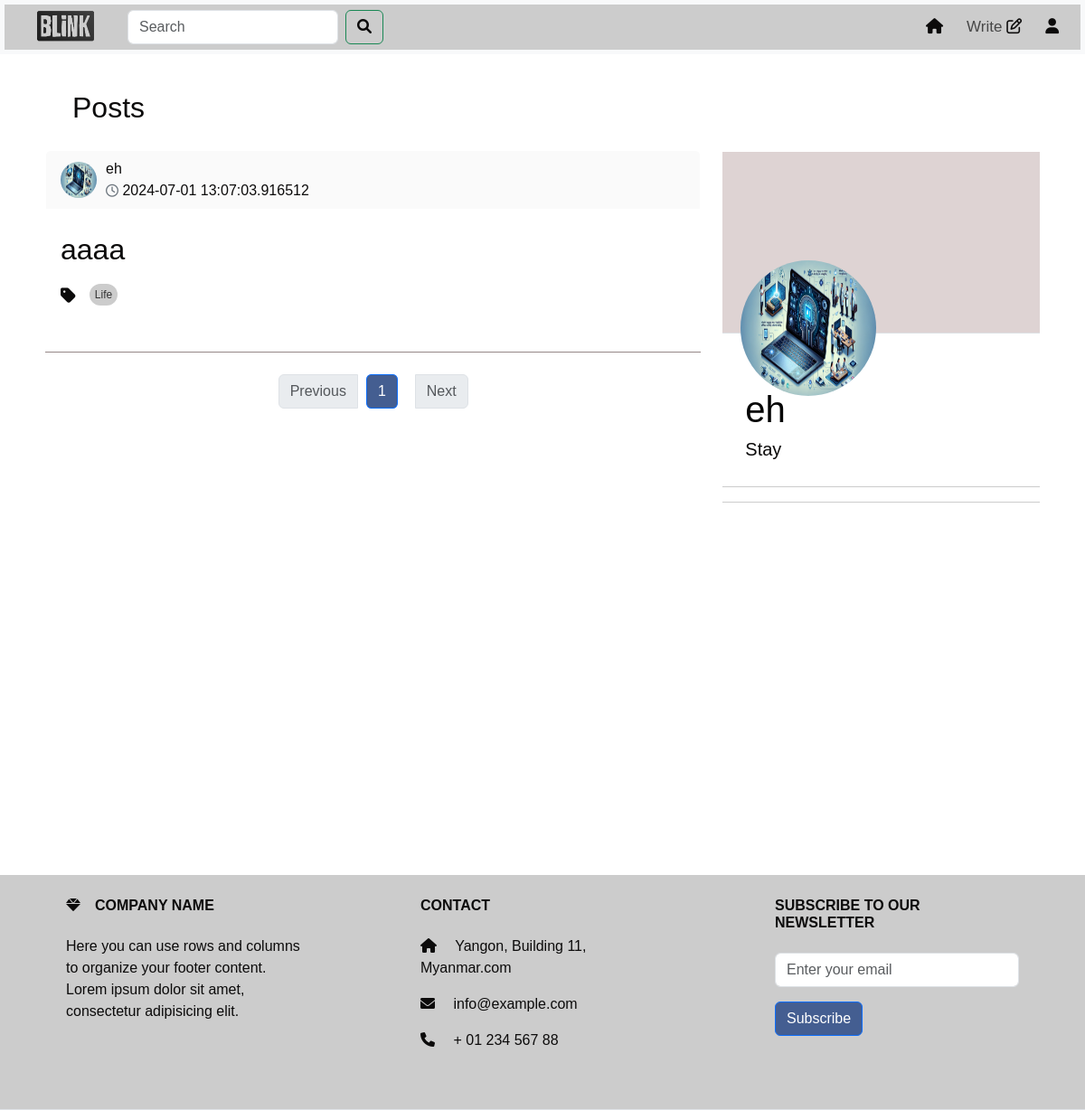
The page /profile/user_?3 (signed in) on the database as committed earlier.
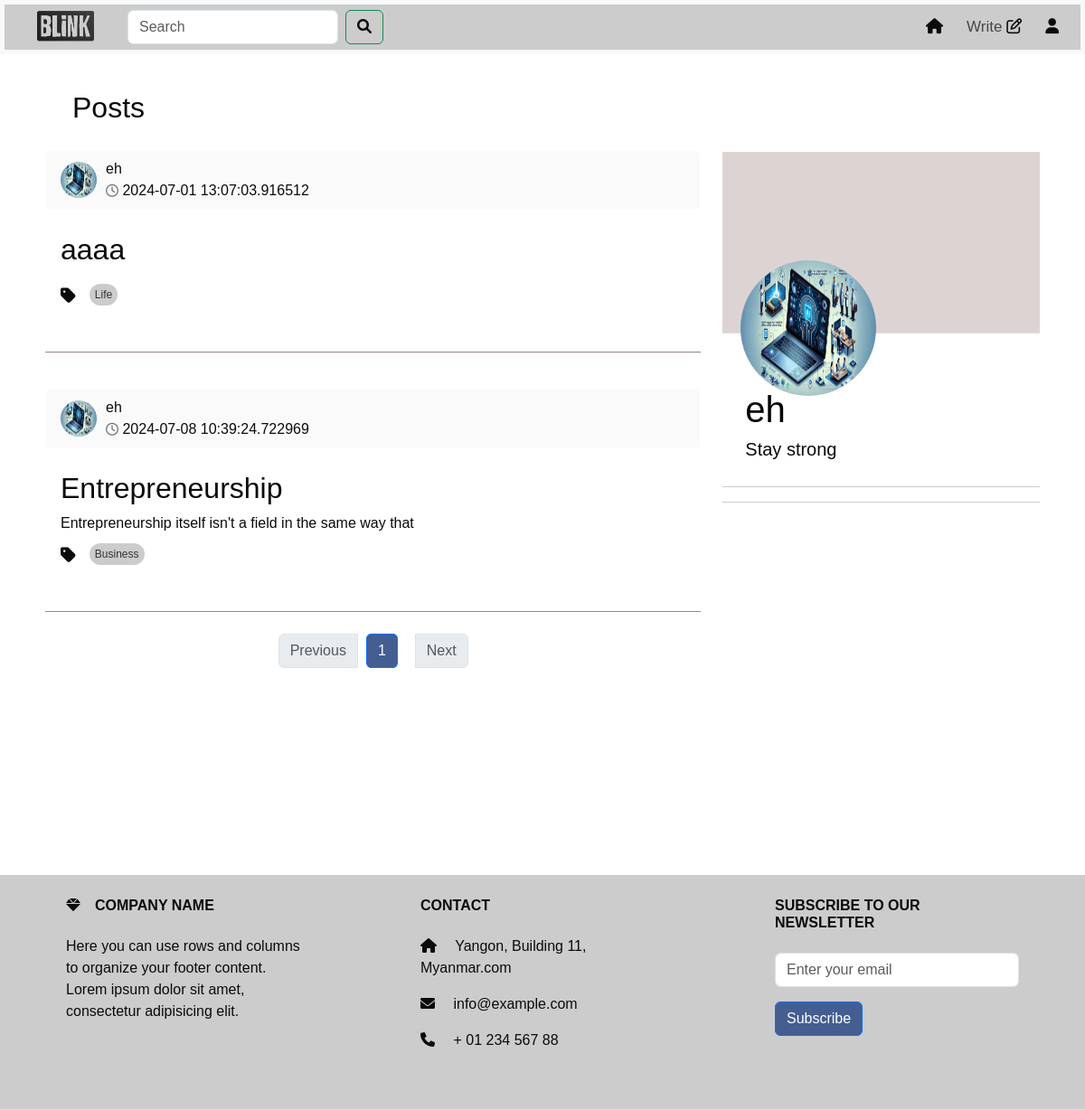
The same page on the database as committed later.
### models.py (models this page shows, shortened)
class Post(db.Model):
    id = db.Column(db.Integer, primary_key=True)
    title = db.Column(db.Text())
    content = db.Column(db.Text())
    tag = db.Column(db.Text(), nullable=False)
    user_id = db.Column(db.Integer, db.ForeignKey('user.id'), nullable=False)
    created_date = db.Column(db.DateTime,default=datetime.datetime.now)
    likes = db.Column(db.Integer, default=0)
    meta = db.Column(db.Text, nullable=True)
    comments = db.relationship('Comment', backref='post',cascade="all, delete", lazy=True)

class User(UserMixin,db.Model):
    id = db.Column(db.Integer, primary_key=True)
    username = db.Column(db.String(50), unique=True)
    email =db.Column(db.String(50), unique=True)
    password = db.Column(db.String(100))
    bio = db.Column(db.String(50))
    profile_picture = db.Column(db.String(250))
    posts = db.relationship('Post', backref='author', lazy=True)
    comments = db.relationship('Comment', backref='author', lazy=True)

### route.py (the view)
@app.route('/profile/user_?<int:user_id>', methods=['GET', 'POST'])
@login_required
def profile(user_id,limit=2):
    page = request.args.get('page', 1, type=int)
    per_page = 5  # Number of posts per page
    post = get_posts(page, per_page)
    user = User.query.get_or_404(user_id)
    user_posts = Post.query.filter_by(user_id=user_id).paginate(page=page, per_page=per_page)
    picture_url=get_profile_profile(user_id)
    unique_tags = list(set(tag for tag, in Post.query.with_entities(Post.tag).distinct()))
    popular_posts = Post.query.order_by(Post.likes.desc()).limit(limit).all()
    forms=SearchForm()
    query = forms.search.data
    if forms.validate_on_submit():
         search_results = Post.query.filter(Post.title.ilike(f'%{query}%')).all()
         return render_template('search_results.html' ,post=post, search_results =search_results ,
                                form = forms ,tags=unique_tags,popular_posts=popular_posts,user_posts=user_posts)
    return render_template('profile.html', user_id=user_id,user=user,picture_url=picture_url,user_posts=user_posts,form=forms,post=post,tags=unique_tags,popular_posts=popular_posts)

### forms.py
class SearchForm(FlaskForm):
    search = StringField('Search ', validators=[DataRequired()])
    submit = SubmitField('Search')

### route.py (called while the page is built)
@login_manager.user_loader
def loader_user(user_id):
    return User.query.get(user_id)

def get_profile_profile(user_id):
    cwd = os.getcwd()
    user = User.query.get_or_404(user_id)
    if user:
        picture_url = f"/photo/user_profile/{user.profile_picture}"
        return picture_url

def get_posts(page, per_page, tag=None):
    if tag:
        return Post.query.filter(Post.tag.in_([tag])).paginate(page=page, per_page=per_page, error_out=False)
    return Post.query.order_by(Post.created_date.desc()).paginate(page=page, per_page=per_page, error_out=False)

### templates/profile.html (shortened to what this page needs)
<!DOCTYPE html>
<html lang="en">
  <head>
    <link
      href="https://cdn.jsdelivr.net/npm/bootstrap@5.3.3/dist/css/bootstrap.min.css"
      rel="stylesheet"
    />
    <link
      href="https://cdnjs.cloudflare.com/ajax/libs/font-awesome/6.0.0-beta3/css/all.min.css"
      rel="stylesheet"
    />
    <link rel="stylesheet" href="/static/profile.css" />
  </head>
  <body>
    {% include 'topnav.html' %}
    <div class="container">
      <div class="row">
        <div class="col-sm-8">
          <div id="posts-container">
            <h2 style="margin-left: 30px">Posts</h2>
            {% for post in user_posts.items %}
            <div class="card">
              <div
                class="card-header d-flex justify-content-between align-items-center"
                onclick="redirectToProfile(event)"
              >
                <div class="profile-image">
                  <img
                    src="{{ url_for('static', filename= picture_url ) }}"
                    width="60"
                    height="60"
                    alt=""
                  />
                </div>
                <div style="width: 800px">
                  <p>
                    {{post.author.username}}<br />
                    <i class="fa-regular fa-clock"></i> {{post.created_date}}
                  </p>
                </div>
              </div>
              <div class="card-body" onclick="redirectToFullPost()">
                <a
                class="nav-link"
                href="{{ url_for('full_post',post_id=post.id) }}"
              >
                <div class="col-sm-12">
                  <h2 class="card-title">{{post.title}}</h2>
                  <p class="card-text" id="card-description">
                    {{post.meta | safe}}
                  </p>
                  <div class="tags-container">
                    <ul class="list-group list-group-horizontal">
                      <i class="fas fa-tag"></i>
                      <a
                        href="{{ url_for('home_tag',tag=post.tag ) }}"
                        class="tag"
                        >{{post.tag}}
                      </a>
                    </ul>
                  </div>
                </div>
                </a>
              </div>
            </div>
            <br />
            <div
              class="card-end"
              style="border-bottom: #958787 solid 1px; margin-bottom: 20px"
            ></div>
            {% endfor %}
          </div>
          <nav aria-label="Page navigation" class="mt-4">
            <ul class="pagination justify-content-center" style="gap: 10px">
              <li
                class="page-item {% if not post.has_prev %}disabled{% endif %}"
              >
                {% if user_posts.has_prev %}
                <a class="page-link" href="?page={{ user_posts.prev_num }}"
                  >Previous</a
                >
                {% else %}
                <span class="page-link">Previous</span>
                {% endif %}
              </li>
              {% for page_num in user_posts.iter_pages() %} {% if page_num %}
              <li
                class="page-item {% if user_posts.page == page_num %}active{% endif %}"
              >
                <a
                  class="page-link"
                  href="?page={{ page_num }}"
                  style="background-color: #445e91"
                  >{{ page_num }}</a
                >
              </li>
              {% else %}
              <li class="page-item disabled">
                <span class="page-link">...</span>
              </li>
              {% endif %} {% endfor %}
              <li
                class="page-item {% if not user_posts.has_next %}disabled{% endif %}"
              >
                {% if user_posts.has_next %}
                <a class="page-link" href="?page={{ user_posts.next_num }}">Next</a>
                {% else %}
                <span class="page-link">Next</span>
                {% endif %}
              </li>
            </ul>
          </nav>
        </div>
        <div class="col-sm-4" style="margin-top: 48px" id="right-column">
          <div style="width: 100%; position: relative" class="border-bottom">
            <div class="bg-black-cover"></div>
            <div
              style="
                display: flex;
                justify-content: start;
                gap: 10px;
                position: absolute;
                bottom: -70px;
                left: 20px;
              "
            >
              <div style="display: flex; flex-direction: column; gap: 10px">
                <img
                  src="{{ url_for('static', filename= picture_url ) }}"
                  class="profile-pic"
                />
              </div>
            </div>
          </div>
          <div class="profileDetail">
            <h1>{{user.username}}</h1>
            <h5>{{ user.bio }}</h5>
            <br />
          </div>
          <div class="story"></div>
        </div>
      </div>
    </div>
    {% include 'footer.html' %}
  </body>
</html>

### templates/topnav.html (shortened to what this page needs)
<nav class="navbar navbar-expand-lg navbar-light bg-light">
  <div class="container-fluid">
    <a class="nav-link" href="{{ url_for('home') }}">
      <img class="image" src="/static/image/logo.png" alt="Logo"
    /></a>
    <div class="collapse navbar-collapse" id="navbarSupportedContent">
      <form class="d-flex" method="POST">
        <input
          class="form-control form-control-md w-100 me-2"
          type="search"
          placeholder="Search"
          aria-label="Search"
          name="search"
        />
        <button class="btn btn-outline-success" type="submit">
          <i class="fa-solid fa-magnifying-glass"></i>
        </button>
      </form>
      <ul class="navbar-nav ms-auto mb-2 mb-lg-0" style="gap: 10px">
        <li class="nav-item">
          <a
            class="nav-link active"
            aria-current="page"
            href="{{ url_for('home') }}"
            ><i class="fa-solid fa-house"></i
          ></a>
        </li>
        <li class="nav-item">
          <a class="nav-link" href="{{ url_for('post') }}"
            >Write <i class="fa-regular fa-pen-to-square"></i
          ></a>
        </li>
        <li class="nav-item">
          <a
            class="nav-link"
            href="{{ url_for('profile',user_id=current_user.id) }}"
            ><i class="fa-solid fa-user"></i
          ></a>
        </li>
      </ul>
    </div>
  </div>
</nav>

### templates/footer.html
<footer
  class="d-flex justify-content-center justify-content-lg-between p-4 border-bottom"
>
  <div class="footer text-center text-md-start">
    <div class="row">
      <div class="col-md-4 col-lg-4 col-xl-3 mx-auto mb-4">
        <h6 class="text-uppercase fw-bold mb-4">
          <i class="fas fa-gem me-3"></i>Company name
        </h6>
        <p>
          Here you can use rows and columns to organize your footer content.
          Lorem ipsum dolor sit amet, consectetur adipisicing elit.
        </p>
      </div>
      <div class="col-md-4 col-lg-4 col-xl-3 mx-auto mb-4">
        <h6 class="text-uppercase fw-bold mb-4">Contact</h6>
        <p><i class="fas fa-home me-3"></i> Yangon, Building 11, Myanmar.com</p>
        <p><i class="fas fa-envelope me-3"></i> info@example.com</p>
        <p><i class="fas fa-phone me-3"></i> + 01 234 567 88</p>
      </div>
      <div class="col-md-4 col-lg-4 col-xl-3 mx-auto mb-4">
        <h6 class="text-uppercase fw-bold mb-4">Subscribe to our Newsletter</h6>
        <form>
          <div class="mb-3">
            <input
              type="email"
              class="form-control"
              placeholder="Enter your email"
            />
          </div>
          <button
            type="submit"
            class="btn btn-primary"
            style="background-color: #445e91"
          >
            Subscribe
          </button>
        </form>
      </div>
    </div>
  </div>
</footer>

### static/profile.css (style rules this page uses)
* { color: #0c0b0b; font-family: sans-serif; margin: 0; padding: 0; box-sizing: border-box; }
.container { background: #fff; padding: 20px; margin-top: 20px; z-index: 1; }
.container-fluid { height: 50px; color: black; text-align: center; padding: 14px 16px; text-decoration: none; font-size: 17px; background: #ccc; font-weight: 200px; z-index: 2; margin: 5px; }
.navbar { position: sticky; top: 0; height: auto; padding-top: 0px; padding-bottom: 0px; z-index: 2; }
.navbar-nav .nav-link { padding-top: 0.5rem; padding-bottom: 0.5rem; }
.d-flex { padding-left: 20px; background-color: #ccc; }
.text-center { background: linear-gradient(to left, #ccc 0%, #ccc 100%); }
.row a { border-radius: 15%; margin-bottom: 10px; margin-right: 10px; }
.image { height: 80px; width: 100px; }
#navbarSupportedContent { background: linear-gradient(to left, #ccc 0%, #ccc 100%); }
.bg-black-cover { height: 200px; background: rgb(222, 211, 211); }
.profile-pic { width: 150px; height: 150px; border: 4px white; border-radius: 50%; }
h1 { color: rgb(4, 4, 4); }
.profileDetail { padding: 0px 25px; line-height: 1.3; margin-top: 60px; }
.story { border-top: solid 1px #ccc; border-bottom: solid 1px #ccc; padding: 8px 25px; font-size: 15pt; font-weight: 500; }
.card { color: #070707; border-color: #ffffff; background-color: #ffffff; }
.card-header { padding: 10px; background-color: #eee; display: flex; align-items: center; border-bottom: none !important; }
.card-header { display: flex; flex-direction: row; justify-content: space-between; align-items: center; padding: 0.5rem 1rem; background-color: #fafafa; margin-top: 20px; }
.profile-image { margin-right: 10px; }
.profile-image img { border-radius: 50%; width: 40px; height: 40px; }
.card-header p { margin: 0; }
.card-header i { margin: 0; font-size: 14px; color: #6c757d; }
.card-body { background-color: #ffffff; }
.card-text { overflow: hidden; text-overflow: ellipsis; display: -webkit-box; -webkit-line-clamp: 3; -webkit-box-orient: vertical; transition: -webkit-line-clamp 0.5s ease; }
.card-end { border-bottom: 1px solid #ccc; }
#right-column { position: -webkit-sticky; position: sticky; top: 10; height: 100vh; overflow-y: auto; padding-top: 20px; }
.tags-container { margin-top: 10px; }
.fa-tag { font-size: 1.2em; margin-right: 5px; vertical-align: middle; }
.tags-container .tag { background-color: #ccc; color: #333; padding: 3px 6px; margin-right: 5px; border-radius: 20px; text-decoration: none; font-size: 12px; display: inline-block; }

Rows that differ between the two databases and show on the page:
added Post: author.username "eh", created_date "2024-07-08 10:39:24.722969", title "Entrepreneurship", meta "Entrepreneurship itself isn't a field in the same way that", tag "Business"
changed User "eh": bio "Stay" → "Stay strong"
